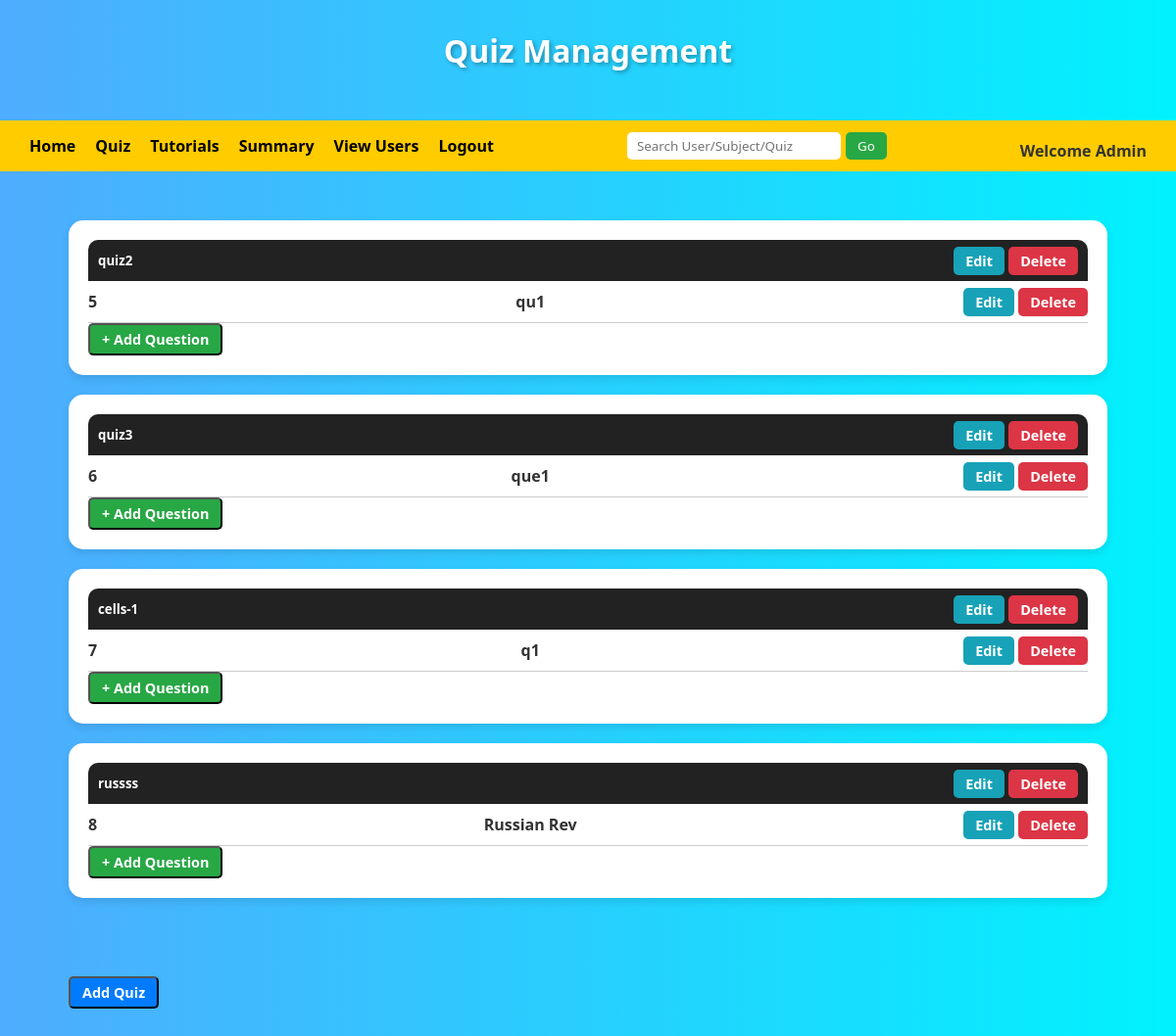
Before: /quiz_Management with the older database file.
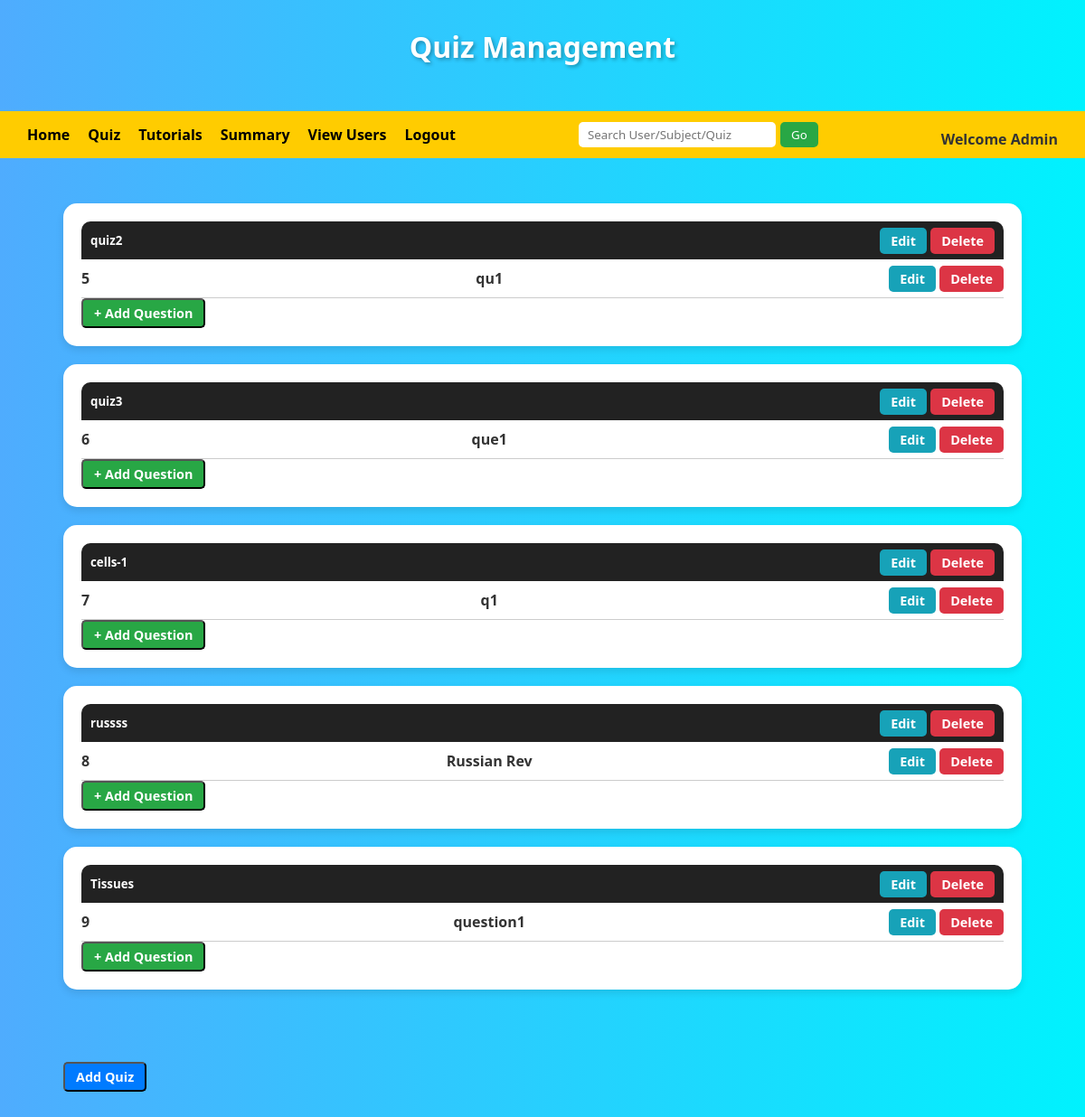
After: the same page with the newer database file.
### app.py (models this page shows)
class Quiz(db.Model):
    __tablename__ = 'quiz'
    quiz_id = db.Column(db.Integer, autoincrement=True, primary_key=True)
    title = db.Column(db.String(20), unique=True, nullable=False)
    date_quiz=db.Column(db.Date, nullable=False)
    time_dur=db.Column(db.Time, nullable=False)
    remarks = db.Column(db.String(50), nullable=False)
    chap_id = db.Column(db.Integer, db.ForeignKey("chapter.chap_id", ondelete="CASCADE"), nullable=False)
    questions = db.relationship("Question", backref='quiz', lazy=True, cascade="all, delete")

class Question(db.Model):
    __tablename__ = 'question'
    q_id = db.Column(db.Integer, autoincrement=True, primary_key=True)
    q_title=db.Column(db.String(50),nullable=False)
    q_statement = db.Column(db.String(100), unique=True, nullable=False)
    opt_1 = db.Column(db.String(50),nullable=False)
    opt_2 = db.Column(db.String(50),nullable=False)
    opt_3 = db.Column(db.String(50),nullable=False)
    opt_4 = db.Column(db.String(50),nullable=False)
    c_opt = db.Column(db.Integer,nullable=False)
    quiz_id = db.Column(db.Integer, db.ForeignKey("quiz.quiz_id", ondelete="CASCADE"), nullable=False)

### app.py (the view)
@app.route('/quiz_Management')
def quiz_Management():
    quiz=Quiz.query.all()
    return render_template('quizManagement.html',quiz=quiz)

### app.py (called while the page is built)
@app.before_request
def create_tables():
    db.create_all()
    if not User.query.filter_by(email="Admin12@gmail.com").first():
        admin=User(name="Admin", email="Admin12@gmail.com", password=generate_password_hash("Silvia06@10"), std=0, dob=datetime.strptime("2006-06-01", "%Y-%m-%d").date(),admin=True)
        db.session.add(admin)
        db.session.commit()

### templates/quizManagement.html (shortened to what this page needs)
<!DOCTYPE html>
<html lang="en">
<head>
</head>
<body>
  <div class="container">
    <h3>Quiz Management</h3>
  </div>
  <nav class="navbar">
    <ul>
      <li><a href="/admin_Dashboard">Home</a></li>
      <li><a href="/quiz_Management">Quiz</a></li>
      <li><a href="/tutorials">Tutorials</a></li>
      <li><a href="/summary">Summary</a></li>
      <li><a href="/viewUsers">View Users</a></li>
      <li><a href="{{url_for('logout')}}">Logout</a></li>
    </ul>
    <form action="{{url_for('admin_search')}}" method="GET">
      <input type="search" placeholder="Search User/Subject/Quiz" name="query" id="ad_search" />
      <button type="submit">Go</button>
    </form>
    <div class="welcome">Welcome Admin</div>
  </nav>
  <div class="container">
    {% for q in quiz %}
    <div class="card">
      <div class="card-header">
        <h5><a href="#" onclick="loadQuizDetails('{{ q.quiz_id }}')">{{ q.title }}</a></h5>
        <span>
          <a href="/editQuiz/{{ q.quiz_id }}" class="btn btn-info">Edit</a>
          <a href="/deleteQuiz/{{ q.quiz_id }}" class="btn btn-danger">Delete</a>
        </span>
      </div>
      <div class="card-body">
        {% for ques in q.questions %}
        <div class="d-flex border-bottom py-2">
          <span><strong>{{ ques.q_id }}</strong></span>
          <span><strong>{{ ques.q_title }}</strong></span>
          <span>
            <a href="/editQuestion/{{ ques.q_id }}" class="btn btn-info">Edit</a>
            <a href="/deleteQuestion/{{ ques.q_id }}" class="btn btn-danger">Delete</a>
          </span>
        </div>
        {% endfor %}
        <form action="{{ url_for('add_question', quiz_id=q.quiz_id) }}" method="POST">
          <button type="submit" class="btn btn-success">+ Add Question</button>
        </form>
      </div>
    </div>
    {% endfor %}
  </div>
  <div class="container text-center">
    <form id="addQuiz" action="{{ url_for('add_quiz') }}">
      <input type="submit" class="btn btn-primary" value="Add Quiz" />
    </form>
  </div>
</body>
</html>

Changed rows visible on the page:
added Quiz: title "Tissues"
added Question: q_id "9", q_title "question1", shown under "Tissues"
